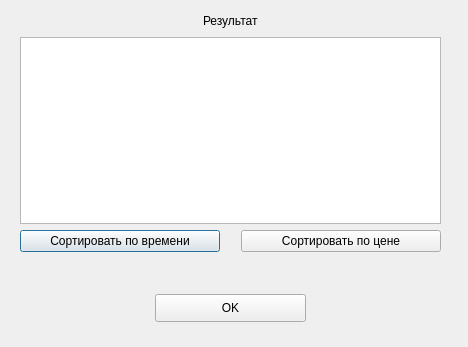
<?xml version="1.0" encoding="UTF-8"?>
<ui version="4.0">
 <class>DialogUserResult</class>
 <widget class="QDialog" name="DialogUserResult">
  <property name="geometry">
   <rect>
    <x>0</x>
    <y>0</y>
    <width>468</width>
    <height>347</height>
   </rect>
  </property>
  <property name="minimumSize">
   <size>
    <width>468</width>
    <height>347</height>
   </size>
  </property>
  <property name="maximumSize">
   <size>
    <width>468</width>
    <height>347</height>
   </size>
  </property>
  <property name="windowTitle">
   <string>Dialog</string>
  </property>
  <widget class="QWidget" name="layoutWidget">
   <property name="geometry">
    <rect>
     <x>20</x>
     <y>11</y>
     <width>421</width>
     <height>311</height>
    </rect>
   </property>
   <layout class="QVBoxLayout" name="verticalLayout">
    <item>
     <layout class="QHBoxLayout" name="horizontalLayout_2">
      <item>
       <spacer name="horizontalSpacer_3">
        <property name="orientation">
         <enum>Qt::Horizontal</enum>
        </property>
        <property name="sizeHint" stdset="0">
         <size>
          <width>40</width>
          <height>20</height>
         </size>
        </property>
       </spacer>
      </item>
      <item>
       <widget class="QLabel" name="label">
        <property name="styleSheet">
         <string notr="true">font: 11pt &quot;MS Shell Dlg 2&quot;;</string>
        </property>
        <property name="text">
         <string>Результат</string>
        </property>
       </widget>
      </item>
      <item>
       <spacer name="horizontalSpacer_4">
        <property name="orientation">
         <enum>Qt::Horizontal</enum>
        </property>
        <property name="sizeHint" stdset="0">
         <size>
          <width>40</width>
          <height>20</height>
         </size>
        </property>
       </spacer>
      </item>
     </layout>
    </item>
    <item>
     <widget class="QTableWidget" name="tableWidget">
      <property name="sortingEnabled">
       <bool>true</bool>
      </property>
     </widget>
    </item>
    <item>
     <layout class="QHBoxLayout" name="horizontalLayout_3">
      <item>
       <widget class="QPushButton" name="pushButton_2">
        <property name="minimumSize">
         <size>
          <width>200</width>
          <height>0</height>
         </size>
        </property>
        <property name="maximumSize">
         <size>
          <width>200</width>
          <height>16777215</height>
         </size>
        </property>
        <property name="text">
         <string>Сортировать по времени</string>
        </property>
       </widget>
      </item>
      <item>
       <spacer name="horizontalSpacer_5">
        <property name="orientation">
         <enum>Qt::Horizontal</enum>
        </property>
        <property name="sizeHint" stdset="0">
         <size>
          <width>13</width>
          <height>17</height>
         </size>
        </property>
       </spacer>
      </item>
      <item>
       <widget class="QPushButton" name="pushButton_3">
        <property name="minimumSize">
         <size>
          <width>200</width>
          <height>0</height>
         </size>
        </property>
        <property name="maximumSize">
         <size>
          <width>200</width>
          <height>16777215</height>
         </size>
        </property>
        <property name="text">
         <string>Сортировать по цене</string>
        </property>
       </widget>
      </item>
     </layout>
    </item>
    <item>
     <spacer name="verticalSpacer">
      <property name="orientation">
       <enum>Qt::Vertical</enum>
      </property>
      <property name="sizeHint" stdset="0">
       <size>
        <width>20</width>
        <height>40</height>
       </size>
      </property>
     </spacer>
    </item>
    <item>
     <layout class="QHBoxLayout" name="horizontalLayout">
      <item>
       <spacer name="horizontalSpacer">
        <property name="orientation">
         <enum>Qt::Horizontal</enum>
        </property>
        <property name="sizeHint" stdset="0">
         <size>
          <width>40</width>
          <height>20</height>
         </size>
        </property>
       </spacer>
      </item>
      <item>
       <widget class="QPushButton" name="pushButton">
        <property name="minimumSize">
         <size>
          <width>151</width>
          <height>28</height>
         </size>
        </property>
        <property name="text">
         <string>OK</string>
        </property>
       </widget>
      </item>
      <item>
       <spacer name="horizontalSpacer_2">
        <property name="orientation">
         <enum>Qt::Horizontal</enum>
        </property>
        <property name="sizeHint" stdset="0">
         <size>
          <width>40</width>
          <height>20</height>
         </size>
        </property>
       </spacer>
      </item>
     </layout>
    </item>
   </layout>
  </widget>
 </widget>
 <resources/>
 <connections/>
</ui>
